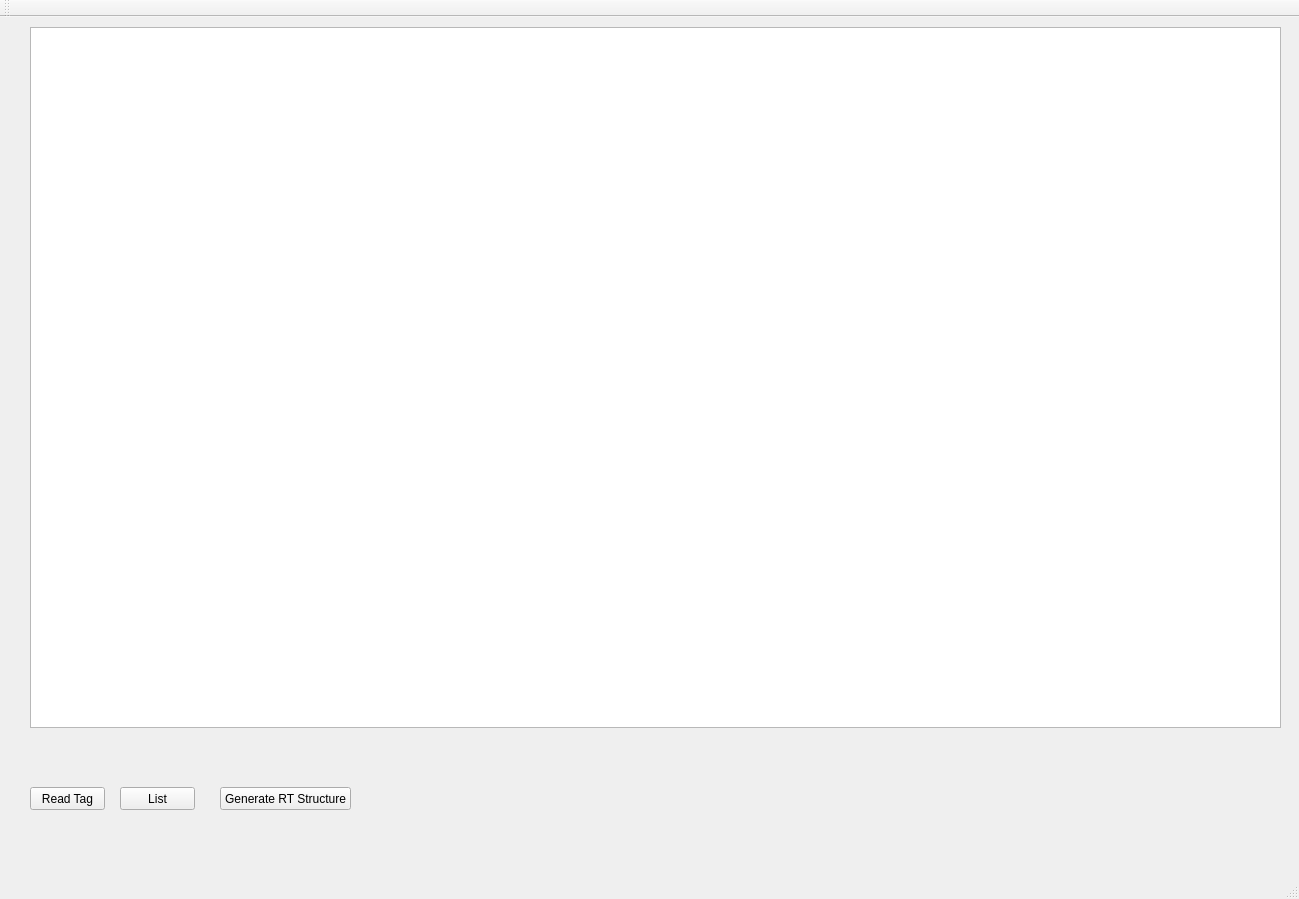
<?xml version="1.0" encoding="UTF-8"?>
<ui version="4.0">
 <class>MainWindow</class>
 <widget class="QMainWindow" name="MainWindow">
  <property name="geometry">
   <rect>
    <x>0</x>
    <y>0</y>
    <width>1299</width>
    <height>899</height>
   </rect>
  </property>
  <property name="windowTitle">
   <string>MainWindow</string>
  </property>
  <widget class="QWidget" name="centralWidget">
   <widget class="QGraphicsView" name="graphicsView">
    <property name="geometry">
     <rect>
      <x>30</x>
      <y>10</y>
      <width>1251</width>
      <height>701</height>
     </rect>
    </property>
   </widget>
   <widget class="QPushButton" name="Readtag">
    <property name="geometry">
     <rect>
      <x>30</x>
      <y>770</y>
      <width>75</width>
      <height>23</height>
     </rect>
    </property>
    <property name="text">
     <string>Read Tag</string>
    </property>
   </widget>
   <widget class="QPushButton" name="List_data">
    <property name="geometry">
     <rect>
      <x>120</x>
      <y>770</y>
      <width>75</width>
      <height>23</height>
     </rect>
    </property>
    <property name="text">
     <string>List</string>
    </property>
   </widget>
   <widget class="QPushButton" name="RTstruct_generate">
    <property name="geometry">
     <rect>
      <x>220</x>
      <y>770</y>
      <width>131</width>
      <height>23</height>
     </rect>
    </property>
    <property name="text">
     <string>Generate RT Structure</string>
    </property>
   </widget>
  </widget>
  <widget class="QMenuBar" name="menuBar">
   <property name="geometry">
    <rect>
     <x>0</x>
     <y>0</y>
     <width>1299</width>
     <height>21</height>
    </rect>
   </property>
  </widget>
  <widget class="QToolBar" name="mainToolBar">
   <attribute name="toolBarArea">
    <enum>TopToolBarArea</enum>
   </attribute>
   <attribute name="toolBarBreak">
    <bool>false</bool>
   </attribute>
  </widget>
  <widget class="QStatusBar" name="statusBar"/>
 </widget>
 <layoutdefault spacing="6" margin="11"/>
 <resources/>
 <connections/>
</ui>
